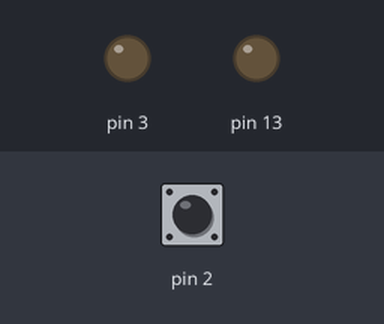
The sketch below on a simulated Arduino Uno, built with avr-gcc and run on an emulated ATmega328P. Shown: output pins drawn as LEDs (lit = HIGH). The test bench sets the inputs (shaded band); at power-on: pin 2 HIGH.

Above: at 1.2 s.
1.3 s: pin 2 pulled LOW for 0.15 s
At 1.37 s:
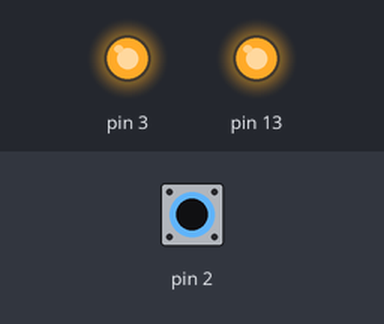
2.9 s: pin 2 pulled LOW for 3.2 s
At 6.6 s:
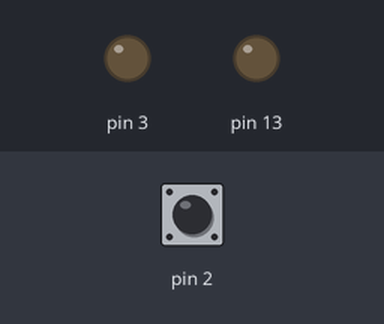
Timing chart, 0 to 8.1 s (numbered marks = the images above; inputs shaded):
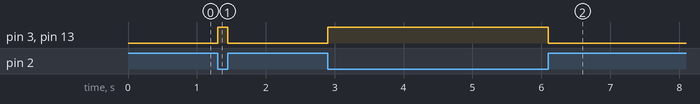

The sketch:

Steven_Sketch.ino
```cpp
int prevState = HIGH;

void setup() {
  Serial.begin(9600);
  pinMode(2, INPUT_PULLUP);
  pinMode(3, OUTPUT);
  pinMode(13, OUTPUT);

  attachInterrupt(digitalPinToInterrupt(2), PressedDown, CHANGE);
}

void loop()
{

}

void PressedDown()
{
  if(digitalRead(2) == LOW)
  {
    digitalWrite(3, HIGH);
    digitalWrite(13, HIGH);
  }
  else
  {
    digitalWrite(3, LOW);
    digitalWrite(13, LOW);
  }
}
```

Measured:
- after the input at 1.3 s, pin 3, pin 13: LOW → HIGH at once, → LOW 0.15 s later
- after the input at 2.9 s, pin 3, pin 13: LOW → HIGH at once, → LOW 3.2 s later
